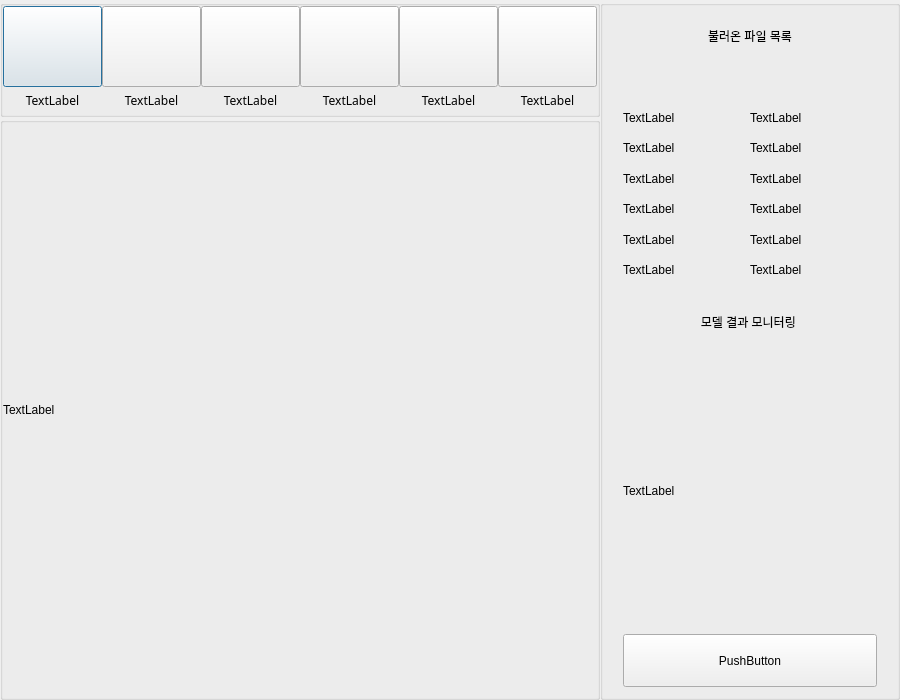
<?xml version="1.0" encoding="UTF-8"?>
<ui version="4.0">
 <class>Dialog</class>
 <widget class="QDialog" name="Dialog">
  <property name="geometry">
   <rect>
    <x>0</x>
    <y>0</y>
    <width>900</width>
    <height>700</height>
   </rect>
  </property>
  <property name="sizePolicy">
   <sizepolicy hsizetype="Minimum" vsizetype="Minimum">
    <horstretch>0</horstretch>
    <verstretch>0</verstretch>
   </sizepolicy>
  </property>
  <property name="minimumSize">
   <size>
    <width>900</width>
    <height>700</height>
   </size>
  </property>
  <property name="font">
   <font>
    <kerning>true</kerning>
   </font>
  </property>
  <property name="windowTitle">
   <string>Dialog</string>
  </property>
  <property name="sizeGripEnabled">
   <bool>false</bool>
  </property>
  <layout class="QGridLayout" name="gridLayout_4">
   <property name="leftMargin">
    <number>0</number>
   </property>
   <property name="topMargin">
    <number>0</number>
   </property>
   <property name="rightMargin">
    <number>0</number>
   </property>
   <property name="bottomMargin">
    <number>0</number>
   </property>
   <property name="spacing">
    <number>0</number>
   </property>
   <item row="0" column="0">
    <layout class="QGridLayout" name="gridLayout_2" columnstretch="2,1">
     <property name="spacing">
      <number>0</number>
     </property>
     <item row="0" column="0">
      <layout class="QGridLayout" name="gridLayout" rowstretch="1,5">
       <property name="spacing">
        <number>0</number>
       </property>
       <item row="1" column="0">
        <widget class="QGroupBox" name="BOTTOM_GROUP_BOX">
         <property name="title">
          <string/>
         </property>
         <property name="alignment">
          <set>Qt::AlignCenter</set>
         </property>
         <property name="flat">
          <bool>true</bool>
         </property>
         <layout class="QVBoxLayout" name="verticalLayout">
          <property name="spacing">
           <number>0</number>
          </property>
          <property name="leftMargin">
           <number>0</number>
          </property>
          <property name="topMargin">
           <number>0</number>
          </property>
          <property name="rightMargin">
           <number>0</number>
          </property>
          <property name="bottomMargin">
           <number>0</number>
          </property>
          <item>
           <widget class="QLabel" name="MAIN_IMAGE_LABEL">
            <property name="text">
             <string>TextLabel</string>
            </property>
           </widget>
          </item>
         </layout>
        </widget>
       </item>
       <item row="0" column="0">
        <widget class="QGroupBox" name="TOP_GROUP_BOX">
         <property name="autoFillBackground">
          <bool>false</bool>
         </property>
         <property name="title">
          <string/>
         </property>
         <property name="alignment">
          <set>Qt::AlignCenter</set>
         </property>
         <property name="flat">
          <bool>true</bool>
         </property>
         <layout class="QHBoxLayout" name="horizontalLayout_2">
          <property name="spacing">
           <number>0</number>
          </property>
          <property name="leftMargin">
           <number>0</number>
          </property>
          <property name="topMargin">
           <number>0</number>
          </property>
          <property name="rightMargin">
           <number>0</number>
          </property>
          <property name="bottomMargin">
           <number>0</number>
          </property>
          <item>
           <layout class="QGridLayout" name="gridLayout_5" rowstretch="3,1">
            <property name="spacing">
             <number>0</number>
            </property>
            <item row="0" column="0">
             <widget class="QPushButton" name="CSV_HDR_BUTTON">
              <property name="sizePolicy">
               <sizepolicy hsizetype="Preferred" vsizetype="Preferred">
                <horstretch>0</horstretch>
                <verstretch>0</verstretch>
               </sizepolicy>
              </property>
              <property name="text">
               <string/>
              </property>
             </widget>
            </item>
            <item row="1" column="0">
             <widget class="QLabel" name="CSV_HDR_LABEL">
              <property name="font">
               <font>
                <family>맑은 고딕</family>
               </font>
              </property>
              <property name="text">
               <string>TextLabel</string>
              </property>
              <property name="alignment">
               <set>Qt::AlignCenter</set>
              </property>
             </widget>
            </item>
           </layout>
          </item>
          <item>
           <layout class="QGridLayout" name="gridLayout_6" rowstretch="3,1">
            <property name="spacing">
             <number>0</number>
            </property>
            <item row="0" column="0">
             <widget class="QPushButton" name="CSV_BUTTON">
              <property name="sizePolicy">
               <sizepolicy hsizetype="Preferred" vsizetype="Preferred">
                <horstretch>0</horstretch>
                <verstretch>0</verstretch>
               </sizepolicy>
              </property>
              <property name="text">
               <string/>
              </property>
             </widget>
            </item>
            <item row="1" column="0">
             <widget class="QLabel" name="CSV_LABEL">
              <property name="font">
               <font>
                <family>맑은 고딕</family>
               </font>
              </property>
              <property name="text">
               <string>TextLabel</string>
              </property>
              <property name="alignment">
               <set>Qt::AlignCenter</set>
              </property>
             </widget>
            </item>
           </layout>
          </item>
          <item>
           <layout class="QGridLayout" name="gridLayout_7" rowstretch="3,1">
            <property name="spacing">
             <number>0</number>
            </property>
            <item row="0" column="0">
             <widget class="QPushButton" name="MODEL_BUTTON">
              <property name="sizePolicy">
               <sizepolicy hsizetype="Preferred" vsizetype="Preferred">
                <horstretch>0</horstretch>
                <verstretch>0</verstretch>
               </sizepolicy>
              </property>
              <property name="text">
               <string/>
              </property>
             </widget>
            </item>
            <item row="1" column="0">
             <widget class="QLabel" name="MODEL_LABEL">
              <property name="font">
               <font>
                <family>맑은 고딕</family>
               </font>
              </property>
              <property name="text">
               <string>TextLabel</string>
              </property>
              <property name="alignment">
               <set>Qt::AlignCenter</set>
              </property>
             </widget>
            </item>
           </layout>
          </item>
          <item>
           <layout class="QGridLayout" name="gridLayout_8" rowstretch="3,1">
            <property name="spacing">
             <number>0</number>
            </property>
            <item row="0" column="0">
             <widget class="QPushButton" name="SEG_BUTTON">
              <property name="sizePolicy">
               <sizepolicy hsizetype="Preferred" vsizetype="Preferred">
                <horstretch>0</horstretch>
                <verstretch>0</verstretch>
               </sizepolicy>
              </property>
              <property name="text">
               <string/>
              </property>
             </widget>
            </item>
            <item row="1" column="0">
             <widget class="QLabel" name="SEG_LABEL">
              <property name="font">
               <font>
                <family>맑은 고딕</family>
               </font>
              </property>
              <property name="text">
               <string>TextLabel</string>
              </property>
              <property name="alignment">
               <set>Qt::AlignCenter</set>
              </property>
             </widget>
            </item>
           </layout>
          </item>
          <item>
           <layout class="QGridLayout" name="gridLayout_9" rowstretch="3,1">
            <property name="spacing">
             <number>0</number>
            </property>
            <item row="0" column="0">
             <widget class="QPushButton" name="ROAD_BUTTON">
              <property name="sizePolicy">
               <sizepolicy hsizetype="Preferred" vsizetype="Preferred">
                <horstretch>0</horstretch>
                <verstretch>0</verstretch>
               </sizepolicy>
              </property>
              <property name="text">
               <string/>
              </property>
             </widget>
            </item>
            <item row="1" column="0">
             <widget class="QLabel" name="ROAD_LABEL">
              <property name="font">
               <font>
                <family>맑은 고딕</family>
               </font>
              </property>
              <property name="text">
               <string>TextLabel</string>
              </property>
              <property name="alignment">
               <set>Qt::AlignCenter</set>
              </property>
             </widget>
            </item>
           </layout>
          </item>
          <item>
           <layout class="QGridLayout" name="gridLayout_10" rowstretch="3,1">
            <property name="spacing">
             <number>0</number>
            </property>
            <item row="1" column="0">
             <widget class="QLabel" name="ROAD_SPLIT_LABEL">
              <property name="font">
               <font>
                <family>맑은 고딕</family>
               </font>
              </property>
              <property name="text">
               <string>TextLabel</string>
              </property>
              <property name="alignment">
               <set>Qt::AlignCenter</set>
              </property>
             </widget>
            </item>
            <item row="0" column="0">
             <widget class="QPushButton" name="ROAD_SPLIT_BUTTON">
              <property name="sizePolicy">
               <sizepolicy hsizetype="Preferred" vsizetype="Preferred">
                <horstretch>0</horstretch>
                <verstretch>0</verstretch>
               </sizepolicy>
              </property>
              <property name="text">
               <string/>
              </property>
             </widget>
            </item>
           </layout>
          </item>
         </layout>
        </widget>
       </item>
      </layout>
     </item>
     <item row="0" column="1">
      <widget class="QGroupBox" name="RIGHT_GROUP_BOX">
       <property name="title">
        <string/>
       </property>
       <property name="flat">
        <bool>true</bool>
       </property>
       <layout class="QGridLayout" name="gridLayout_11" rowstretch="1">
        <property name="leftMargin">
         <number>0</number>
        </property>
        <property name="topMargin">
         <number>0</number>
        </property>
        <property name="rightMargin">
         <number>0</number>
        </property>
        <property name="bottomMargin">
         <number>0</number>
        </property>
        <property name="spacing">
         <number>0</number>
        </property>
        <item row="0" column="0">
         <layout class="QGridLayout" name="gridLayout_3" rowstretch="1,1,1,4,1,1,1,5,1,1,0">
          <property name="spacing">
           <number>0</number>
          </property>
          <item row="7" column="1">
           <widget class="QLabel" name="MODEL_RESULT_IMAGE_LABEL">
            <property name="text">
             <string>TextLabel</string>
            </property>
           </widget>
          </item>
          <item row="5" column="1">
           <widget class="QLabel" name="MODEL_RESULT_MONITORING_LABEL">
            <property name="text">
             <string>모델 결과 모니터링 </string>
            </property>
            <property name="alignment">
             <set>Qt::AlignCenter</set>
            </property>
           </widget>
          </item>
          <item row="3" column="1">
           <layout class="QHBoxLayout" name="horizontalLayout">
            <property name="spacing">
             <number>0</number>
            </property>
            <item>
             <layout class="QVBoxLayout" name="verticalLayout_2">
              <property name="spacing">
               <number>0</number>
              </property>
              <item>
               <widget class="QLabel" name="CSV_LIST_LABEL">
                <property name="text">
                 <string/>
                </property>
               </widget>
              </item>
              <item>
               <widget class="QLabel" name="CSV_1_LABEL">
                <property name="text">
                 <string>TextLabel</string>
                </property>
               </widget>
              </item>
              <item>
               <widget class="QLabel" name="CSV_2_LABEL">
                <property name="text">
                 <string>TextLabel</string>
                </property>
               </widget>
              </item>
              <item>
               <widget class="QLabel" name="CSV_3_LABEL">
                <property name="text">
                 <string>TextLabel</string>
                </property>
               </widget>
              </item>
              <item>
               <widget class="QLabel" name="CSV_4_LABEL">
                <property name="text">
                 <string>TextLabel</string>
                </property>
               </widget>
              </item>
              <item>
               <widget class="QLabel" name="CSV_5_LABEL">
                <property name="text">
                 <string>TextLabel</string>
                </property>
               </widget>
              </item>
              <item>
               <widget class="QLabel" name="CSV_6_LABEL">
                <property name="text">
                 <string>TextLabel</string>
                </property>
               </widget>
              </item>
             </layout>
            </item>
            <item>
             <layout class="QVBoxLayout" name="verticalLayout_3">
              <property name="spacing">
               <number>0</number>
              </property>
              <item>
               <widget class="QLabel" name="HDR_LABEL">
                <property name="text">
                 <string/>
                </property>
               </widget>
              </item>
              <item>
               <widget class="QLabel" name="HDR_1_LABEL">
                <property name="text">
                 <string>TextLabel</string>
                </property>
               </widget>
              </item>
              <item>
               <widget class="QLabel" name="HDR_2_LABEL">
                <property name="text">
                 <string>TextLabel</string>
                </property>
               </widget>
              </item>
              <item>
               <widget class="QLabel" name="HDR_3_LABEL">
                <property name="text">
                 <string>TextLabel</string>
                </property>
               </widget>
              </item>
              <item>
               <widget class="QLabel" name="HDR_4_LABEL">
                <property name="text">
                 <string>TextLabel</string>
                </property>
               </widget>
              </item>
              <item>
               <widget class="QLabel" name="HDR_5_LABEL">
                <property name="text">
                 <string>TextLabel</string>
                </property>
               </widget>
              </item>
              <item>
               <widget class="QLabel" name="HDR_6_LABEL">
                <property name="text">
                 <string>TextLabel</string>
                </property>
               </widget>
              </item>
             </layout>
            </item>
           </layout>
          </item>
          <item row="9" column="1">
           <widget class="QPushButton" name="SAVE_BUTTON">
            <property name="sizePolicy">
             <sizepolicy hsizetype="Preferred" vsizetype="Preferred">
              <horstretch>0</horstretch>
              <verstretch>0</verstretch>
             </sizepolicy>
            </property>
            <property name="text">
             <string>PushButton</string>
            </property>
           </widget>
          </item>
          <item row="1" column="1">
           <widget class="QLabel" name="LOADED_LIST_LABEL">
            <property name="sizePolicy">
             <sizepolicy hsizetype="Preferred" vsizetype="Preferred">
              <horstretch>0</horstretch>
              <verstretch>0</verstretch>
             </sizepolicy>
            </property>
            <property name="text">
             <string>불러온 파일 목록</string>
            </property>
            <property name="alignment">
             <set>Qt::AlignCenter</set>
            </property>
           </widget>
          </item>
          <item row="6" column="1">
           <spacer name="verticalSpacer_2">
            <property name="orientation">
             <enum>Qt::Vertical</enum>
            </property>
            <property name="sizeType">
             <enum>QSizePolicy::Fixed</enum>
            </property>
            <property name="sizeHint" stdset="0">
             <size>
              <width>20</width>
              <height>10</height>
             </size>
            </property>
           </spacer>
          </item>
          <item row="4" column="1">
           <spacer name="verticalSpacer_3">
            <property name="orientation">
             <enum>Qt::Vertical</enum>
            </property>
            <property name="sizeType">
             <enum>QSizePolicy::Fixed</enum>
            </property>
            <property name="sizeHint" stdset="0">
             <size>
              <width>20</width>
              <height>10</height>
             </size>
            </property>
           </spacer>
          </item>
          <item row="2" column="1">
           <spacer name="verticalSpacer_4">
            <property name="orientation">
             <enum>Qt::Vertical</enum>
            </property>
            <property name="sizeType">
             <enum>QSizePolicy::Fixed</enum>
            </property>
            <property name="sizeHint" stdset="0">
             <size>
              <width>20</width>
              <height>10</height>
             </size>
            </property>
           </spacer>
          </item>
          <item row="7" column="2">
           <spacer name="horizontalSpacer">
            <property name="orientation">
             <enum>Qt::Horizontal</enum>
            </property>
            <property name="sizeType">
             <enum>QSizePolicy::Fixed</enum>
            </property>
            <property name="sizeHint" stdset="0">
             <size>
              <width>20</width>
              <height>2</height>
             </size>
            </property>
           </spacer>
          </item>
          <item row="0" column="1">
           <spacer name="verticalSpacer_5">
            <property name="orientation">
             <enum>Qt::Vertical</enum>
            </property>
            <property name="sizeType">
             <enum>QSizePolicy::Fixed</enum>
            </property>
            <property name="sizeHint" stdset="0">
             <size>
              <width>20</width>
              <height>3</height>
             </size>
            </property>
           </spacer>
          </item>
          <item row="7" column="0">
           <spacer name="horizontalSpacer_2">
            <property name="orientation">
             <enum>Qt::Horizontal</enum>
            </property>
            <property name="sizeType">
             <enum>QSizePolicy::Fixed</enum>
            </property>
            <property name="sizeHint" stdset="0">
             <size>
              <width>20</width>
              <height>20</height>
             </size>
            </property>
           </spacer>
          </item>
          <item row="8" column="1">
           <spacer name="verticalSpacer">
            <property name="orientation">
             <enum>Qt::Vertical</enum>
            </property>
            <property name="sizeType">
             <enum>QSizePolicy::Fixed</enum>
            </property>
            <property name="sizeHint" stdset="0">
             <size>
              <width>20</width>
              <height>10</height>
             </size>
            </property>
           </spacer>
          </item>
          <item row="10" column="1">
           <spacer name="verticalSpacer_6">
            <property name="orientation">
             <enum>Qt::Vertical</enum>
            </property>
            <property name="sizeHint" stdset="0">
             <size>
              <width>20</width>
              <height>10</height>
             </size>
            </property>
           </spacer>
          </item>
         </layout>
        </item>
       </layout>
      </widget>
     </item>
    </layout>
   </item>
  </layout>
 </widget>
 <resources/>
 <connections/>
</ui>
